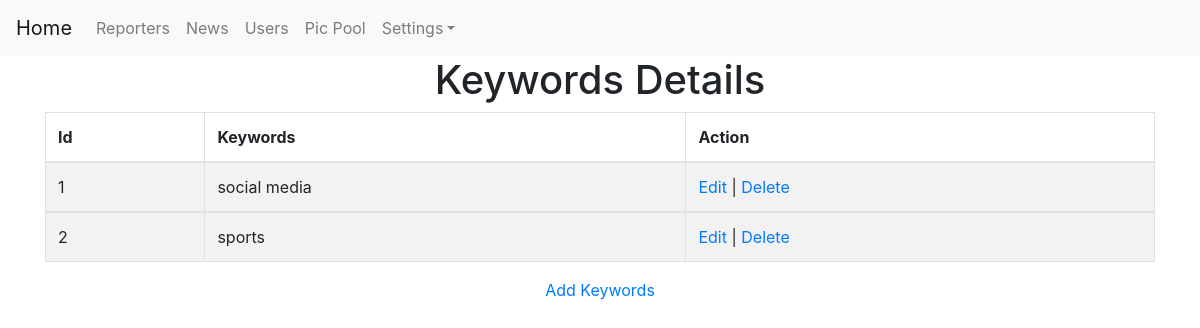
Page /admin_keywords_master_view on the committed database.
### myapp/models.py (models this page shows)
class keywords_master(models.Model):
    keywords = models.CharField(max_length=250)

### myapp/views.py (the view)
# urls.py: path('admin_keywords_master_view', views.admin_keywords_master_view, name='admin_keywords_master_view'),
def admin_keywords_master_view(request):
    km_l = keywords_master.objects.all()
    context = {'keywords_list':km_l}
    return render(request, './myapp/admin_keywords_master_view.html',context)

### myapp/templates/myapp/admin_keywords_master_view.html (shortened to what this page needs)
{% extends 'myapp/admin_base.html' %}
{% load static %}
{% block body %}
<center>
    <h1>Keywords Details</h1>
    <div class="container">
    <form role="form" name="frm" action="{% url 'admin_keywords_master_view'%}" method="post">
        <table class="table table-striped table-bordered">
            <thead>
            <tr>
                <th>Id</th>
                <th>Keywords</th>
                <th>Action</th>
            </tr>
            </thead>
            {% for km in keywords_list %}
            <tbody>
            <tr>
                <td>{{ km.id }}</td>
                <td>{{ km.keywords }}</td>
                <td>
                    <a href="../admin_keywords_master_edit?id={{ km.id }}">Edit</a> |
                    <a href="../admin_keywords_master_delete?id={{ km.id }}">Delete</a>
                </td>
            </tr>
            <tbody>
            {% endfor %}
        </table>
         <a href="{% url 'admin_keywords_master_add' %}">Add Keywords</a></h1>
    </form>
    </div>
</center>
{% endblock %}

### myapp/templates/myapp/admin_base.html (style rules this page uses)
body { background-repeat: no-repeat; background-attachment: fixed; background-size: cover; }

### rows in the picture
keywords_master: id "1", keywords "social media"
keywords_master: id "2", keywords "sports"
